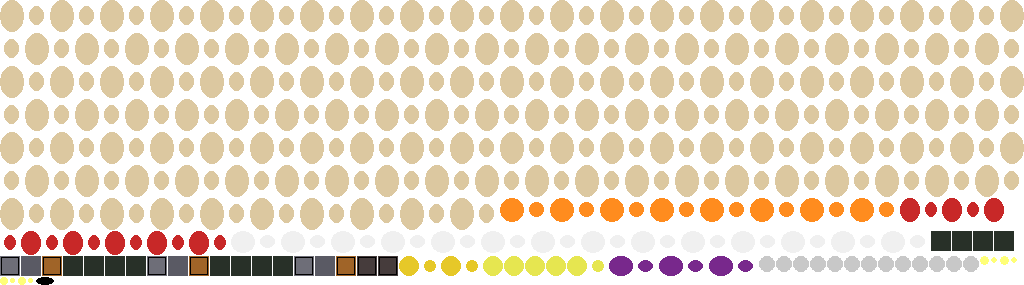
#> input picture assets/game/tex0.png, 1024 x 285 px, given in place of floor_town_0.png, which was not available
$ python make.py
#> lines starting #> are read from the running program, lines starting #| are printed output that depends on the picture
### tools/catalog.py
"""What the art must contain: every sprite the game draws, its frame count, size and hotspot.

The renderer (src/render.h and friends) uses these names through src/gen/<group>.h. The real art
(tools/art/*.py, rendered in Blender) and the placeholder art (tools/placeholder_art.py) both
produce exactly this list, so the game builds with either.

Hotspot conventions (the point draw_region_at() puts at the drawing point):
    tiles and icons    top left
    standing figures   between the feet (x = w/2, y = h-1): drawn at the bottom middle of the cell
    effects            the middle
"""

TILE = 20
THEMES = ("town", "forest", "castle")      # Wroclaw and Battle, Sleza, Krakow
DIRS = ("down", "up", "left", "right")
# 0 Dratewka, 1 Wanda, 2-5 Battle shoemakers in white, green, blue, red caps, 6 skeleton
LOOKS = ("dratewka", "wanda", "white", "green", "blue", "red", "skeleton")


def feet(w, h):
    return (w // 2, h - 1)


def mid(w, h):
    return (w // 2, h // 2)


def game_sprites():
    """(name, frames, (w, h), hotspot) of the game group: the arena, its people and the HUD."""
    s = []
    for t in THEMES:
        s.append((f"floor_{t}", 4, (TILE, TILE), (0, 0)))      # 4 variants, picked per cell
        s.append((f"pillar_{t}", 1, (TILE, TILE), (0, 0)))     # inner pillar, never breaks
        s.append((f"wall_{t}", 1, (TILE, TILE), (0, 0)))       # outer wall
        s.append((f"crate_{t}", 1, (TILE, TILE), (0, 0)))      # breaks in a blast
    s.append(("zone", 1, (TILE, TILE), (0, 0)))               # a cell the closing arena took
    s.append(("zone_warn", 1, (TILE, TILE), (0, 0)))          # a cell about to close (blinks)
    s.append(("bomb", 4, (TILE, TILE), mid(TILE, TILE)))      # sulphur bomb, pulsing
    s.append(("spark", 4, (8, 8), mid(8, 8)))                 # fuse sparks
    s.append(("fire", 8, (24, 24), mid(24, 24)))              # one burning cell, flash to smoke
    s.append(("fire_sheep", 8, (24, 24), mid(24, 24)))        # a sulphur sheep going off
    for item in ("item_bomb", "item_range", "item_shield", "item_key"):
        s.append((item, 1, (TILE, TILE), (0, 0)))
    s.append(("item_exit", 2, (TILE, TILE), (0, 0)))          # trapdoor: shut, glowing
    s.append(("sparkle", 4, (9, 9), mid(9, 9)))               # a crate hiding a quest item
    s.append(("shadow", 1, (18, 8), mid(18, 8)))              # under every figure
    for look in LOOKS:
        for d in DIRS:
            s.append((f"hero_{look}_{d}", 8, (24, 32), feet(24, 32)))   # frame 0 stands
        s.append((f"hero_{look}_die", 6, (24, 32), feet(24, 32)))
    for d in DIRS:
        s.append((f"dwarf_{d}", 4, (20, 24), feet(20, 24)))
    s.append(("bat", 6, (24, 20), mid(24, 20)))
    for d in DIRS:
        s.append((f"sheep_{d}", 6, (24, 22), feet(24, 22)))
    s.append(("sheep_graze", 4, (24, 22), feet(24, 22)))
    for icon in ("icon_bomb", "icon_range", "icon_shield", "icon_sheep", "icon_key", "icon_heart"):
        s.append((icon, 1, (16, 16), (0, 0)))
    for look in LOOKS:
        s.append((f"icon_head_{look}", 1, (16, 16), (0, 0)))
    return s


# [16 lines left out: function story_sprites, not called in this run]

### tools/assetlib.py
"""Shared asset helpers: the Amiga look, texture atlases with their C regions, sounds, text.

Every asset group (core, font, game, story, scenes, music, sfx) is written the same way:

    assets/<group>/tex<k>.png      texture atlases (each at most 1024x1024)
    assets/<group>/rom.txt         "texture <path>" / "sound <path>" lines in ROM order
    src/gen/<group>.h              ids and regions for C

tools/build.py joins the groups in a fixed order and writes src/gen/rom.h with the first texture
and sound id of each group (TEX_BASE_<GROUP>, SND_BASE_<GROUP>); the group headers count from
there, so groups never renumber each other.
"""
import os
import tempfile
from pathlib import Path

import numpy as np
from PIL import Image

ROOT = Path(__file__).resolve().parent.parent
GROUPS = ("core", "font", "game", "story", "scenes", "music", "sfx")
TEXTURE_SIZE = 1024

# ---------------------------------------------------------------------------
#   the Amiga look: 12-bit colour (4 bits a channel, 4096 colours) with ordered dithering
# ---------------------------------------------------------------------------

_BAYER4 = np.array([[0, 8, 2, 10], [12, 4, 14, 6], [3, 11, 1, 9], [15, 7, 13, 5]], dtype=np.float32)


def amiga(image, levels=16, dither=1.0, palette=None):
    """RGBA image -> the same with colours snapped to 12-bit steps (or to `palette`, a list of
    (r,g,b)), with a 4x4 Bayer dither of `dither` steps. Alpha is snapped to 0 or 255, because
    the console blends, and soft edges look like no Amiga game did."""
    a = np.asarray(image.convert("RGBA")).astype(np.float32)
    rgb, alpha = a[..., :3], a[..., 3]
    h, w = alpha.shape
    threshold = (_BAYER4[np.arange(h)[:, None] % 4, np.arange(w)[None, :] % 4] + 0.5) / 16 - 0.5
    if palette is None:
        step = 255.0 / (levels - 1)
        q = np.floor(rgb / step + 0.5 + threshold[..., None] * dither)
        rgb = np.clip(q, 0, levels - 1) * step
    else:
        pal = np.asarray(palette, dtype=np.float32)
        jitter = rgb + threshold[..., None] * dither * 24.0
        d = ((jitter[..., None, :] - pal[None, None, :, :]) ** 2).sum(-1)
        rgb = pal[d.argmin(-1)]
    out = np.dstack([rgb, np.where(alpha >= 128, 255, 0)]).astype(np.uint8)
    return Image.fromarray(out, "RGBA")


# ---------------------------------------------------------------------------
#   texture atlases and regions
# ---------------------------------------------------------------------------

def _c_name(name):
    return "".join(ch if ch.isalnum() else "_" for ch in name).upper()


# [108 lines left out: functions _atomic_write, pack_group, not called in this run]


# ---------------------------------------------------------------------------
#   text: strings for C as arrays of character codes; Polish letters get codes 128..145,
#   the font group draws glyphs for 32..126 and these
# ---------------------------------------------------------------------------

POLISH = "ąćęłńóśźżĄĆĘŁŃÓŚŹŻ"


# [7 lines left out: function char_code, not called in this run]


def c_string(text):
    """A C initializer for an int array holding text, zero-terminated."""
    return "{ " + ", ".join(str(char_code(ch)) for ch in text) + (", 0 }" if text else "0 }")

### tools/art/game/make.py
"""Builds the game art group: renders the models in Blender, reduces the renders to sprite size,
outlines figures, adds the procedural effects, gives everything the Amiga look and packs it.

    python tools/art/game/make.py [--force] [--only job,job]

Renders are cached under build/art/game/renders/<job>/ with a stamp of the Blender sources they
came from, so a rerun only renders what changed. Final frames also go to build/art/game/frames/
for tools/art/game/preview.py.
"""
import argparse
import hashlib
import os
import subprocess
import sys
from concurrent.futures import ThreadPoolExecutor
from pathlib import Path

import numpy as np
from PIL import Image, ImageFilter

HERE = Path(__file__).resolve().parent
ROOT = HERE.parents[2]
sys.path.insert(0, str(ROOT / "tools"))
sys.path.insert(0, str(HERE))
import catalog  # noqa: E402
import fx  # noqa: E402
from assetlib import amiga, pack_group  # noqa: E402

BLENDER = os.environ.get("BLENDER", r"C:\Program Files\Blender Foundation\Blender 5.2\blender.exe")
SS = 8
BUILD = ROOT / "build" / "art" / "game"
RENDERS = BUILD / "renders"
FRAMES = BUILD / "frames"

FIGURE_JOBS = ["hero_" + look for look in catalog.LOOKS] + ["dwarf", "bat", "sheep"]
JOBS = ["tiles_" + t for t in catalog.THEMES] + ["misc"] + FIGURE_JOBS
COMMON = ["blender_lib.py", "blender_scene.py"]


# [6 lines left out: function job_stamp, not called in this run]


def render(jobs, workers=1):
    """Runs Blender on the jobs in one process: parallel Blenders broke EEVEE shader compilation
    on the GPU driver here (garbled GLSL, a crash)."""
    if not jobs:
        return
    groups = [jobs[i::workers] for i in range(min(workers, len(jobs)))]

    def run(group):
        cmd = [BLENDER, "-b", "--factory-startup", "-P", str(HERE / "blender_scene.py"), "--",
               str(RENDERS), str(SS)] + group
        res = subprocess.run(cmd, capture_output=True, text=True)
        done = [line.split()[-1] for line in res.stdout.splitlines() if line.startswith("JOB DONE")]
        if res.returncode != 0 or set(done) != set(group):
            sys.stderr.write(res.stdout[-4000:] + res.stderr[-4000:])
            raise SystemExit(f"Blender failed on {group}")
        for job in group:
            (RENDERS / job / "stamp").write_text(job_stamp(job))
        print("rendered", " ".join(group), flush=True)

    with ThreadPoolExecutor(len(groups)) as pool:
        list(pool.map(run, groups))


def stale(jobs):
    out = []
    for job in jobs:
        stamp = RENDERS / job / "stamp"
        if not stamp.exists() or stamp.read_text() != job_stamp(job):
            out.append(job)
    return out


# ---------------------------------------------------------------------------
#   post-processing
# ---------------------------------------------------------------------------

def load(job, name):
    return Image.open(RENDERS / job / f"{name}.png").convert("RGBA")


def shrink(img, size):
    """Premultiplied Lanczos reduction (sharper than a box, which smears 20 px tiles)."""
    a = np.asarray(img).astype(np.float32) / 255
    pm = np.concatenate([a[..., :3] * a[..., 3:4], a[..., 3:4]], -1)
    ch = [np.asarray(Image.fromarray(pm[..., i], "F").resize(size, Image.LANCZOS, reducing_gap=3.0)) for i in range(4)]
    out = np.clip(np.stack(ch, -1), 0, 1)
    al = out[..., 3:4]
    rgb = np.where(al > 1e-3, out[..., :3] / np.maximum(al, 1e-3), 0)
    return np.concatenate([np.clip(rgb, 0, 1), al], -1)


def tone(rgba, gain=1.0, gamma=1.0, sat=1.0, contrast=1.0, tint=None):
    rgb = rgba[..., :3]
    rgb = np.clip(rgb * gain, 0, 1) ** gamma
    lum = (rgb * [0.299, 0.587, 0.114]).sum(-1, keepdims=True)
    rgb = lum + (rgb - lum) * sat
    mean = 0.35
    rgb = mean + (rgb - mean) * contrast
    if tint is not None:
        rgb = rgb * np.asarray(tint, np.float32)
    return np.concatenate([np.clip(rgb, 0, 1), rgba[..., 3:4]], -1)


def to_image(rgba, opaque=False):
    a = rgba.copy()
    if opaque:
        a[..., 3] = 1.0
    return Image.fromarray((np.clip(a, 0, 1) * 255 + 0.5).astype(np.uint8), "RGBA")


def sharpen(img, amount=60):
    rgb = img.convert("RGB").filter(ImageFilter.UnsharpMask(radius=0.8, percent=amount, threshold=1))
    out = rgb.convert("RGBA")
    out.putalpha(img.getchannel("A"))
    return out


# [25 lines left out: function outline, not called in this run]


def tile(job, name, f, **tn):
    src = load(job, f"{name}_{f}")
    rgba = tone(shrink(src, (20, 20)), **tn)
    return amiga(sharpen(to_image(rgba, opaque=True), 50))


# [14 lines left out: functions sprite, opaque_cut, not called in this run]


# per-sprite tone: floors dark and quiet, crates warm and bright, figures punchy
FLOOR = dict(gain=0.82, contrast=0.8, sat=0.9)
TILE_TONE = {
    "floor_town": dict(gain=0.85, contrast=0.85, sat=0.95),
    "floor_forest": dict(gain=0.9, contrast=0.85, sat=1.0),
    "floor_castle": dict(gain=0.8, contrast=0.8, sat=0.9),
    "crate": dict(gain=1.1, sat=1.15, contrast=1.1),
    "pillar_castle": dict(gain=0.88, sat=1.05, contrast=1.15),
    "pillar": dict(gain=1.05, sat=1.05, contrast=1.2),
    "wall": dict(gain=0.95, contrast=1.05),
    "zone": dict(gain=1.0, contrast=1.1),
}
FIGURE = dict(gain=1.08, sat=1.2, contrast=1.12)


def tone_for(name):
    for key, t in TILE_TONE.items():
        if name.startswith(key):
            return t
    return {}


def make_sprite(name, n, size):
    """The frames of one catalog sprite."""
    w, h = size
    if name.split("_")[0] in ("floor", "pillar", "wall", "crate"):
        theme = name.split("_")[1]
        return [tile(f"tiles_{theme}", name, f, **tone_for(name)) for f in range(n)]
    if name == "zone":
        return [tile("misc", name, 0, **tone_for(name))]
    if name == "item_exit":
        return [tile("misc", name, f) for f in range(n)]
    if name in ("bomb",) or name.startswith("item_"):
        return [sprite("misc", f"{name}_{f}", size, sat=1.15, contrast=1.1) for f in range(n)]
    if name in ("icon_bomb", "icon_range", "icon_shield", "icon_key", "icon_heart"):
        return [sprite("misc", f"{name}_0", size, sat=1.15, contrast=1.1)]
    if name == "icon_sheep":
        return [sprite("sheep", "icon_sheep_0", size, **FIGURE)]
    if name.startswith("icon_head_"):
        look = name[len("icon_head_"):]
        return [sprite(f"hero_{look}", f"{name}_0", size, **FIGURE)]
    if name.startswith("hero_") and name.endswith("_die"):
        look = name[5:-4]
        frames = []
        for f in range(n):
            base = None
            if f < 4:
                base = sprite(f"hero_{look}", f"{name}_{f}", size, **FIGURE)
            frames.append(outline(amiga(fx.die_frame(base, f)), strength=0.3) if f >= 1 else base)
        return frames
    if name.startswith("hero_"):
        look = name[5:].rsplit("_", 1)[0]
        return [sprite(f"hero_{look}", f"{name}_{f}", size, **FIGURE) for f in range(n)]
    if name.startswith(("dwarf_", "sheep_")):
        job = name.split("_")[0]
        return [sprite(job, f"{name}_{f}", size, **FIGURE) for f in range(n)]
    if name == "bat":
        return [sprite("bat", f"bat_{f}", size, **FIGURE) for f in range(n)]
    if name == "fire":
        return [amiga(fx.fire(f)) for f in range(n)]
    if name == "fire_sheep":
        return [amiga(fx.fire_sheep(f)) for f in range(n)]
    if name == "spark":
        return [amiga(fx.spark(f), dither=0.5) for f in range(n)]
    if name == "sparkle":
        return [amiga(fx.sparkle(f), dither=0.5) for f in range(n)]
    if name == "shadow":
        return [fx.shadow()]
    if name == "zone_warn":
        return [fx.zone_warn()]
    raise KeyError(name)


def main():
    ap = argparse.ArgumentParser()
    ap.add_argument("--force", action="store_true", help="render every job again")
    ap.add_argument("--only", help="render only these jobs (comma separated), then pack")
    ap.add_argument("--no-render", action="store_true", help="pack from the cached renders")
    args = ap.parse_args()
    RENDERS.mkdir(parents=True, exist_ok=True)
    if not args.no_render:
        jobs = args.only.split(",") if args.only else (JOBS if args.force else stale(JOBS))
        render(jobs)
#> (the call stopped at in run, `res = subprocess.run(cmd, capture_output=True, text=True)`: subprocess is not available in this run)
    FRAMES.mkdir(parents=True, exist_ok=True)
    for old in FRAMES.glob("*.png"):
        old.unlink()
    packed = []
    pixels = 0
    for name, n, size, hot in catalog.game_sprites():
        frames = make_sprite(name, n, size)
#> in load, returned value is the input picture: PIL image 1024x285 RGBA; mean R, G, B, A 102.8, 90.4, 72.4, 124.5
#> in shrink, `ch = [np.asarray(Image.fromarray(pm[..., i], "F").resize(size, Image.L..`: ch = 4 items
#> in shrink, `out = np.clip(np.stack(ch, -1), 0, 1)`:
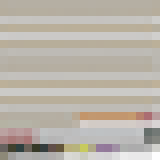
#> out: shape (20, 20, 4) float32 (shown 8 times larger); mean of channels 0, 1, 2, 3 0.405, 0.356, 0.286, 0.491; transparent parts drawn white
#> in shrink, `al = out[..., 3:4]`:
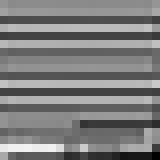
#> al: shape (20, 20, 1) float32 (shown 8 times larger); min 0.00526, max 0.952, mean 0.491
#> in shrink, `return np.concatenate([np.clip(rgb, 0, 1), al], -1)`:
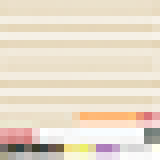
#> returned value: shape (20, 20, 4) float32 (shown 8 times larger); mean of channels 0, 1, 2, 3 0.832, 0.727, 0.584, 0.491; transparent parts drawn white
#> in tone, `lum = (rgb * [0.299, 0.587, 0.114]).sum(-1, keepdims=True)`:
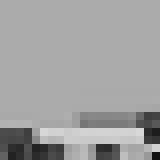
#> lum: shape (20, 20, 1) float64 (shown 8 times larger); min 0.0669, max 0.848, mean 0.63
#> in tone, `rgb = mean + (rgb - mean) * contrast`:
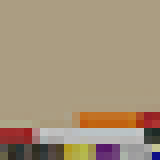
#> rgb: shape (20, 20, 3) float64 (shown 8 times larger); mean of channels 0, 1, 2 0.65, 0.578, 0.48; drawn as R, G, B
#> in tone, `return np.concatenate([np.clip(rgb, 0, 1), rgba[..., 3:4]], -1)`:
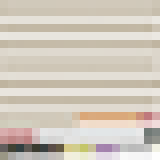
#> returned value: shape (20, 20, 4) float64 (shown 8 times larger); mean of channels 0, 1, 2, 3 0.65, 0.578, 0.48, 0.491; transparent parts drawn white
#> in amiga, `rgb, alpha = a[..., :3], a[..., 3]`: alpha: shape (20, 20) float32; every value is 255
#> in amiga, `q = np.floor(rgb / step + 0.5 + threshold[..., None] * dither)`:
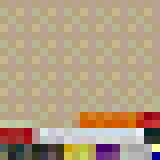
#> q: shape (20, 20, 3) float32 (shown 8 times larger); mean R, G, B 9.78, 8.7, 7.18; drawn with min black and max white
#> the loop in tone_for, `for key, t in TILE_TONE.items():` made 1 pass
#> (key, t) on pass 1: ('floor_town', {'gain': 0.85, 'contrast': 0.85, 'sat': 0.95})
        assert len(frames) == n, name
        for f, im in enumerate(frames):
            assert im.size == size, (name, im.size)
            im.save(FRAMES / f"{name}_{f}.png")
        packed.append((name, frames, hot))
    paths = pack_group("game", packed)
    for p in paths:
        with Image.open(p) as im:
            pixels += im.width * im.height
            print(f"{p.relative_to(ROOT).as_posix()}: {im.width}x{im.height}")
    print(f"game group: {len(packed)} sprites, {pixels * 4 / 1e6:.2f} MB of texture pixels")


if __name__ == "__main__":
#> (the run stopped early here; a loop or call above may not have finished)
